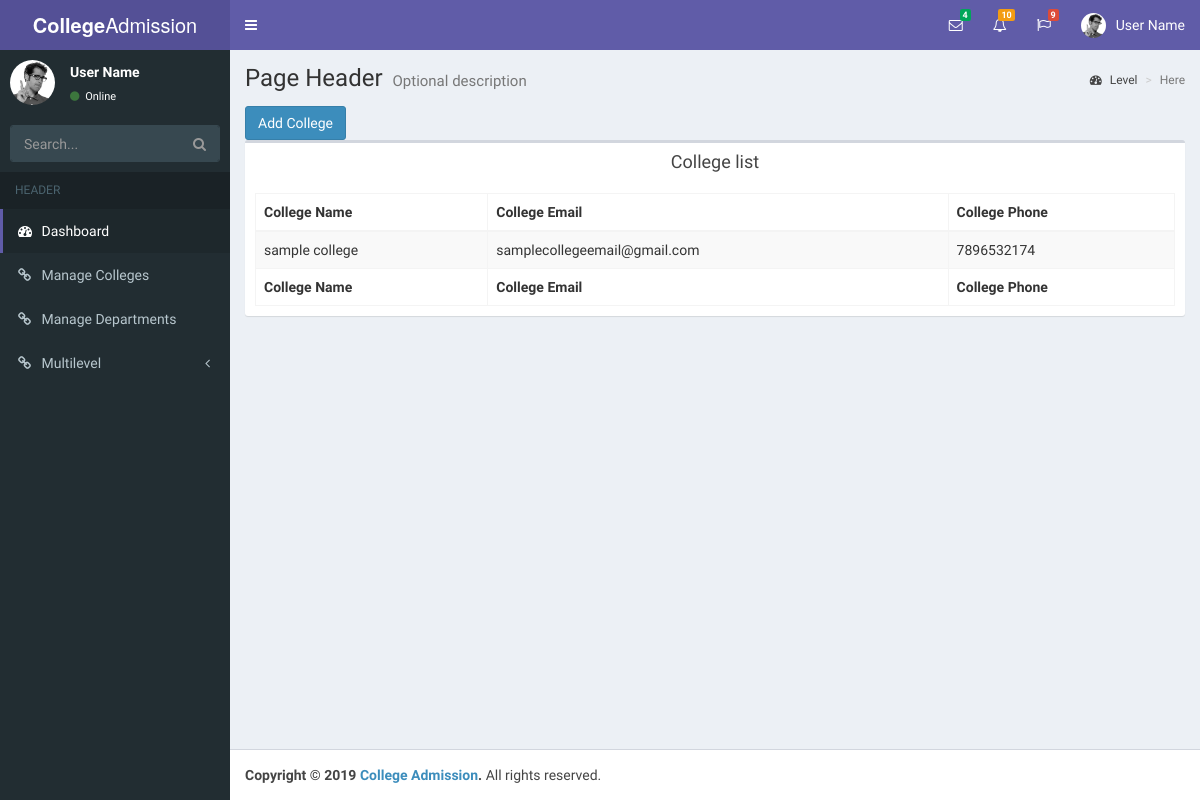
Before: /college_master.php with the older database file.
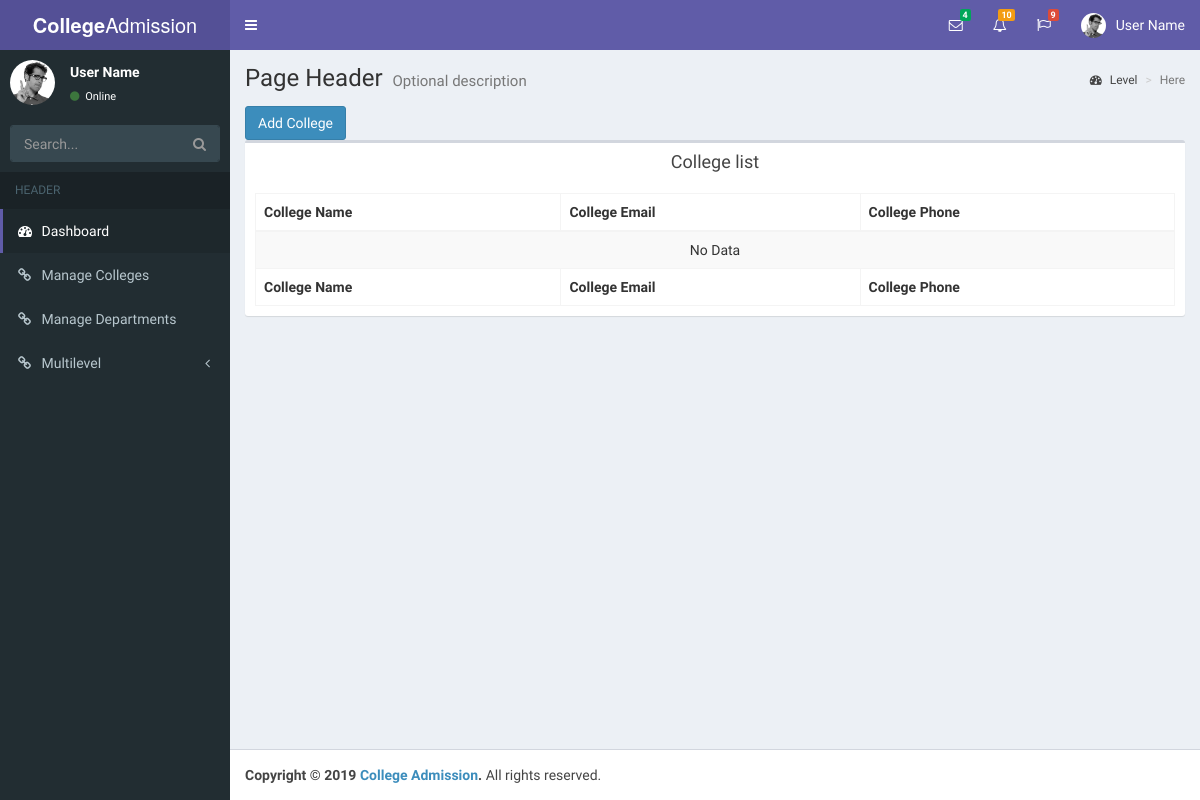
After: the same page with the newer database file.
### tables this page shows
CREATE TABLE `college_master` (
  `id` int(11) NOT NULL,
  `college_name` varchar(255) NOT NULL,
  `college_email` varchar(255) NOT NULL,
  `college_password` varchar(255) NOT NULL,
  `college_mobile` varchar(20) NOT NULL,
  `user_type` varchar(100) NOT NULL DEFAULT 'college'
);

### inc/services/db_config.php (called while the page is built, shortened)
<?php
class DB_con {
	public $connection;
	function __construct(){
		$this->connection = new mysqli(DB_SERVER, DB_USERNAME, DB_PASSWORD,DB_DATABASE);
	}
	function ret_obj(){
		return $this->connection;
	}
}

### inc/services/class.user.php (called while the page is built, shortened)
<?php
	include_once "db_config.php";
	class User{
		protected $db;
		public function __construct(){
			$this->db = new DB_con();
			$this->db = $this->db->ret_obj();
		}
	public function select($table, $rows = '*', $where = null, $union = null, $where1 = null, $order = null)
    {
        $q = 'SELECT '.$rows.' FROM '.$table;
		$result= $this->db->query($q);
		while($row= mysqli_fetch_array($result))
		{
			$array[]=$row;
		}
		if(!empty($array))
		{
		return $array;
		}
		else
		{
		return false;
		}
    }
}

### college_master.php (the view)
<?php
       include './inc/services/class.user.php';
       $user = new User();
	include './inc/header.php';
	include './inc/sidebar.php';
 ?>
   <div class="content-wrapper">
    <section class="content-header">
      <h1>
        Page Header
        <small>Optional description</small>
      </h1>
      <ol class="breadcrumb">
        <li><a href="#"><i class="fa fa-dashboard"></i> Level</a></li>
        <li class="active">Here</li>
      </ol>
    </section>
    <section class="content container-fluid">
    <a href="add_college.php"><button class="btn btn-primary">Add College</button></a>
    <div class="box">
            <div class="box-header text-center">
              <h3 class="box-title">College list</h3>
            </div>
            <div class="box-body">
              <table id="example1" class="table table-bordered table-striped">
                <thead>
                <tr>
                  <th>College Name</th>
                  <th>College Email</th>
                  <th>College Phone</th>
                </tr>
                </thead>
                <tbody>
                <?php
                    $table='college_master';
                    $details = $user->select($table);
                    if($details){
					foreach($details as $d)
					{
				?>
                <tr>
                  <td><?php echo $d['college_name'];?></td>
                  <td><?php echo $d['college_email'];?>
                  </td>
                  <td><?php echo $d['college_mobile'];?></td>
                </tr>
                    <?php }} else{
                        ?>
                <tr >
                  <td colspan='4' class='text-center'>No Data</td>
                </tr>
                    <?php
                    }?>
                </tbody>
                <tfoot>
                <tr>
                    <th>College Name</th>
                  <th>College Email</th>
                  <th>College Phone</th>
                </tr>
                </tfoot>
              </table>
            </div>
          </div>
    </section>
  </div>
  <?php
  include './inc/footer.php';
   ?>

Changed rows visible on the page:
removed college_master: college_name "sample college", college_email "samplecollegeemail@gmail.com", college_mobile "7896532174"
Other visible differences:
text now shown: "No Data"
